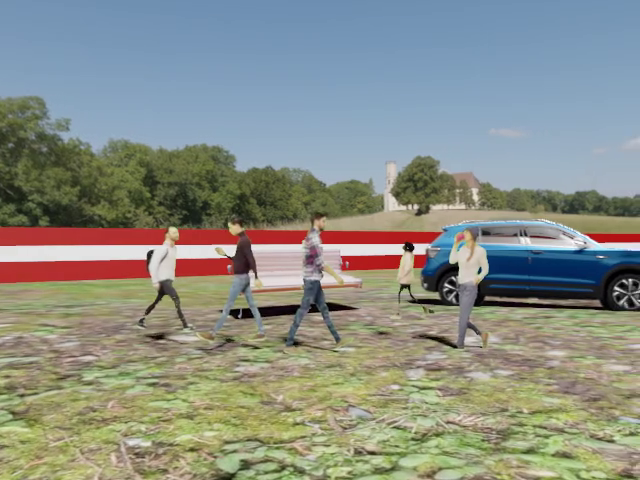
#> input picture frame 24 of Chessboard/Stereo L anim.mp4, 640 x 480 px, given in place of LA Walk Park.mp4, which was not available
$ python 'Main v5 opencv.py'
#> lines starting #> are read from the running program, lines starting #| are printed output that depends on the picture; after the words box and inside, x2 and y2 are one past the last pixel; in counts of white or black regions, pixels touching at a corner belong together; pictures that were not available may be replaced by others from this repository, and a replacement may not be noted
import cv2
import numpy as np

# Test videos/LA Walk Park.mp4
# Test videos/LA Walk Outdoor.mp4
# Test videos/LA Walk Indoor.mp4

def roi_threshold(frame_roi):
    frame_roi_hsv = cv2.cvtColor(frame_roi, cv2.COLOR_BGR2HSV) # BGR to HSV

    roi_r_mean = np.mean(frame_roi[:,:,2].ravel())
    roi_g_mean = np.mean(frame_roi[:,:,1].ravel())
    roi_b_mean = np.mean(frame_roi[:,:,0].ravel())

    roi_s_mean = np.mean(frame_roi_hsv[:,:,1].ravel())

    roi_r_thresh = int(roi_r_mean - 40)
    roi_g_thresh = int(roi_g_mean - 30)
    roi_b_thresh = int(np.min([roi_b_mean+60,255]))
    roi_s_thresh = int(np.min([roi_s_mean+50,255]))
    return (roi_r_thresh, roi_g_thresh, roi_b_thresh, roi_s_thresh)

capture = cv2.VideoCapture('Test videos/LA Walk Park.mp4')
while capture.isOpened():
    ret, frame = capture.read()
#> frame is the input picture: shape (480, 640, 3); mean B, G, R 134.1, 142.8, 138

    cv2.imshow('Frame', frame)

    frame_blur = cv2.medianBlur(frame,5)
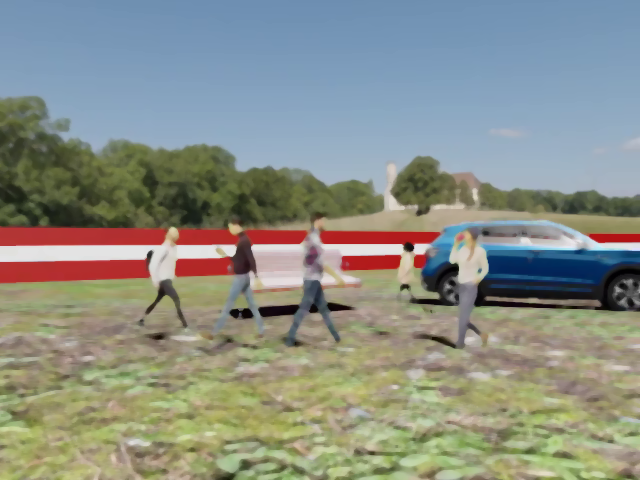
#> frame_blur: shape (480, 640, 3); mean B, G, R 134.3, 143, 138.3
    frame_blur = cv2.GaussianBlur(frame_blur, (5,5), cv2.BORDER_DEFAULT)
    hsv = cv2.cvtColor(frame_blur, cv2.COLOR_BGR2HSV) # BGR to HSV
#> hsv: shape (480, 640, 3); mean H, S, V 59.3, 76.3, 160.8

    frame_roi = frame[200:450, 40:600,:]
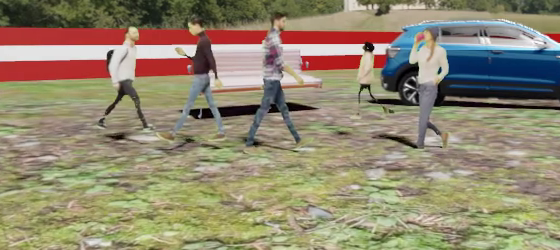
#> frame_roi: shape (250, 560, 3); mean B, G, R 111.6, 136, 146.1

    roi_thresh = roi_threshold(frame_roi)
#> in roi_threshold, `frame_roi_hsv = cv2.cvtColor(frame_roi, cv2.COLOR_BGR2HSV)`: frame_roi_hsv: shape (250, 560, 3); mean H, S, V 37.8, 79.1, 152.3
#> in roi_threshold, `roi_r_mean = np.mean(frame_roi[:,:,2].ravel())`: roi_r_mean = 146.1
#> in roi_threshold, `roi_g_mean = np.mean(frame_roi[:,:,1].ravel())`: roi_g_mean = 136
#> in roi_threshold, `roi_b_mean = np.mean(frame_roi[:,:,0].ravel())`: roi_b_mean = 111.6
#> in roi_threshold, `roi_s_mean = np.mean(frame_roi_hsv[:,:,1].ravel())`: roi_s_mean = 79.13
#> in roi_threshold, `roi_r_thresh = int(roi_r_mean - 40)`: roi_r_thresh = 106
#> in roi_threshold, `roi_g_thresh = int(roi_g_mean - 30)`: roi_g_thresh = 105
#> in roi_threshold, `roi_b_thresh = int(np.min([roi_b_mean+60,255]))`: roi_b_thresh = 171
#> in roi_threshold, `roi_s_thresh = int(np.min([roi_s_mean+50,255]))`: roi_s_thresh = 129
#> roi_thresh = (106, 105, 171, 129)

    frame[frame_blur[:,:,2] < roi_thresh[0]] = 0
    frame[frame_blur[:,:,1] < roi_thresh[1]] = 0
    frame[frame[:,:,0] > roi_thresh[2]] = 0
    frame[hsv[:,:,1] > roi_thresh[3]] = 0
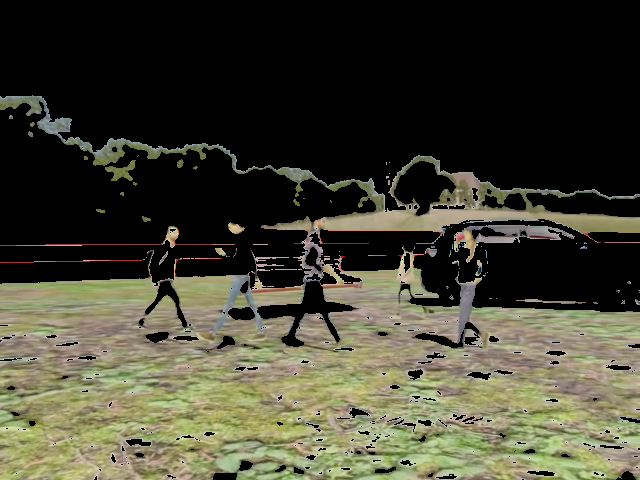
#> frame: shape (480, 640, 3); mean B, G, R 50.7, 66.1, 67.2
    frame[frame[:,:,0] > 0] = 255
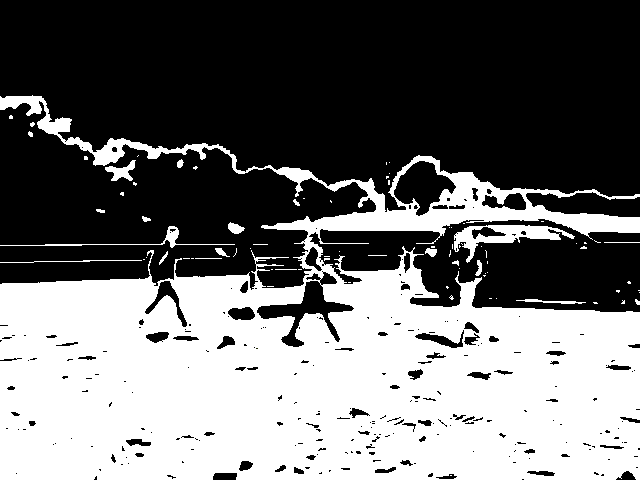
#> frame: shape (480, 640, 3); mean B, G, R 110, 110, 110

    kernel = np.ones((7,7), dtype = np.uint8)

    mask_erode = cv2.erode(frame[:,:,2], kernel, iterations = 7)
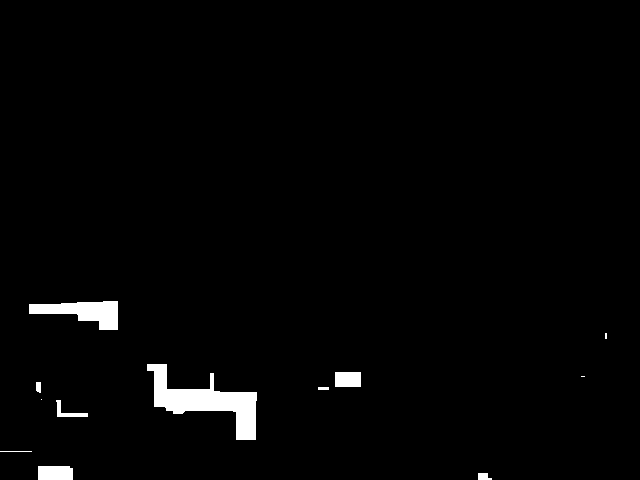
#> mask_erode: shape (480, 640); 1.9% white; 12 white regions (3 under 20 px), largest, box (x1, y1, x2, y2) and area: (147, 364, 257, 440) 3140, (29, 301, 118, 330) 1455, (38, 466, 73, 480) 484
    mask_dilate = cv2.dilate(mask_erode, kernel, iterations = 8)
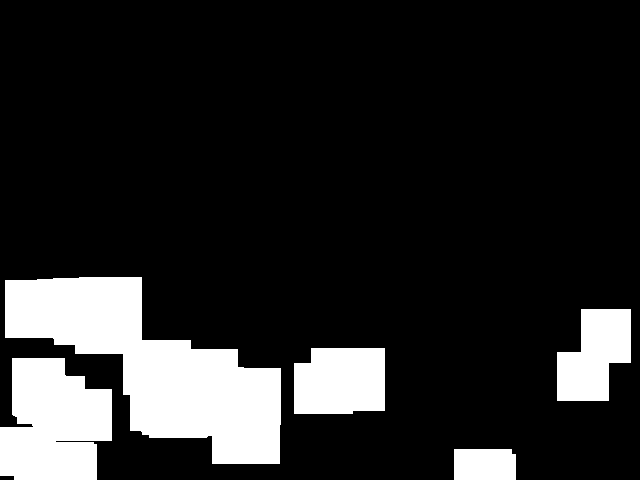
#> mask_dilate: shape (480, 640); 15.5% white; 5 white regions

	# Find the largest contour (sidewalk) in the mask
    (contours,_) = cv2.findContours(mask_dilate, cv2.RETR_LIST, cv2.CHAIN_APPROX_SIMPLE)
#> contours = 5 contours; box (x1, y1, x2, y2) and area: (5, 277, 281, 464) 23906, (0, 358, 112, 480) 10564, (294, 348, 385, 414) 5500, (557, 309, 631, 401) 4776, (454, 449, 516, 480) 1810
    if (len(contours) > 0):
        c_max = max(contours, key = cv2.contourArea)
#> c_max = contour of 46 points, box (x1, y1, x2, y2) (5, 277, 281, 464), area 23906
        peri = cv2.arcLength(c_max, True)
#> peri = 914.9
        approx = cv2.approxPolyDP(c_max, 0.005 * peri, True)
#> approx = contour of 17 points, box (x1, y1, x2, y2) (5, 277, 281, 464), area 23910
        cv2.drawContours(frame, [approx], -1, (0, 0, 255), -1)
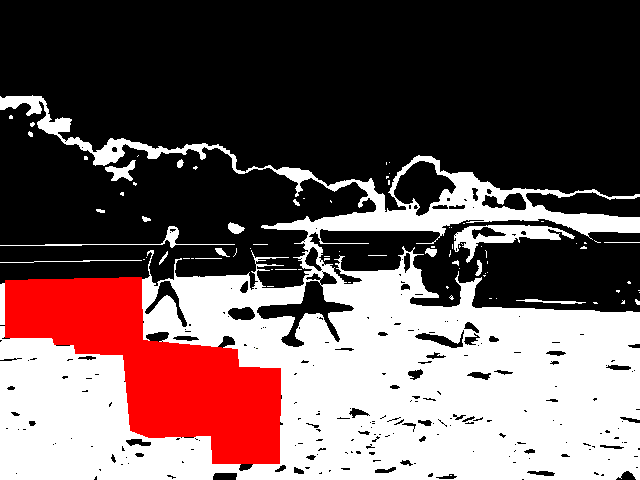
#> frame: shape (480, 640, 3); 7.93% of pixels changed, all inside (x1, y1, x2, y2) = (5, 277, 281, 464)

    cv2.imshow('Frame 2', frame)
    #cv2.imshow('Thresh R', thresh_r)
    #cv2.imshow('canny', canny)

    if cv2.waitKey(10) & 0xFF == ord('q'): #press q to quit
#> (key q is pressed here)
        break

capture.release()
cv2.destroyAllWindows()

$ run again, starting later in the video
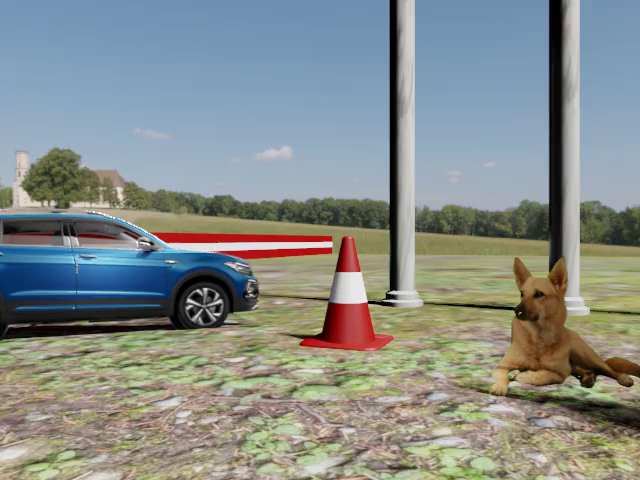
#> input picture frame 108 of Chessboard/Stereo L anim.mp4, 640 x 480 px, given in place of LA Walk Park.mp4, which was not available
#> frame is the input picture: shape (480, 640, 3); mean B, G, R 138.2, 141.1, 134.6
#> hsv: shape (480, 640, 3); mean H, S, V 60.6, 69.9, 158.3
#> frame_roi_hsv: shape (250, 560, 3); mean H, S, V 37, 77.3, 143.9
#> roi_r_mean = 134.5
#> roi_g_mean = 128.4
#> roi_b_mean = 109.6
#> roi_s_mean = 77.31
#> roi_r_thresh = 94
#> roi_g_thresh = 98
#> roi_b_thresh = 169
#> roi_s_thresh = 127
#> roi_thresh = (94, 98, 169, 127)
#> `mask_erode = cv2.erode(frame[:,:,2], kernel, iterations = 7)`:
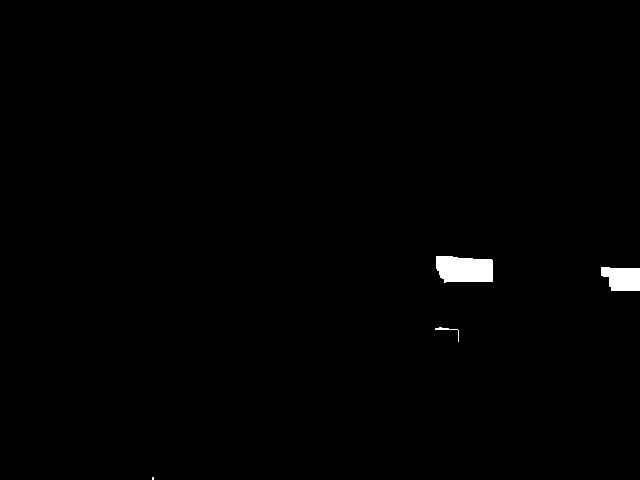
#> mask_erode: shape (480, 640); 0.71% white; 4 white regions (1 under 20 px), largest, box (x1, y1, x2, y2) and area: (436, 256, 493, 283) 1332, (601, 267, 640, 291) 784, (435, 327, 459, 342) 52
#> mask_dilate: shape (480, 640); 5.7% white; 3 white regions
#> contours = 3 contours; box (x1, y1, x2, y2) and area: (411, 232, 517, 366) 11446, (577, 243, 640, 315) 4276, (128, 453, 178, 480) 1274
#> c_max = contour of 31 points, box (x1, y1, x2, y2) (411, 232, 517, 366), area 11446
#> peri = 481
#> approx = contour of 12 points, box (x1, y1, x2, y2) (411, 232, 517, 366), area 11485
#> `cv2.drawContours(frame, [approx], -1, (0, 0, 255), -1)`:
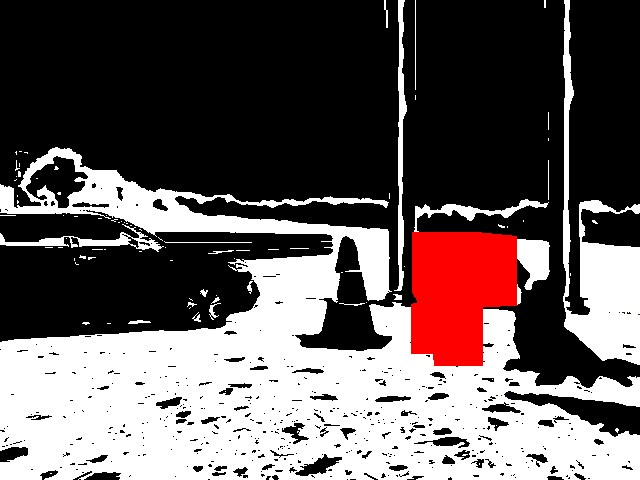
#> frame: shape (480, 640, 3); mean B, G, R 91.7, 91.7, 101.4
